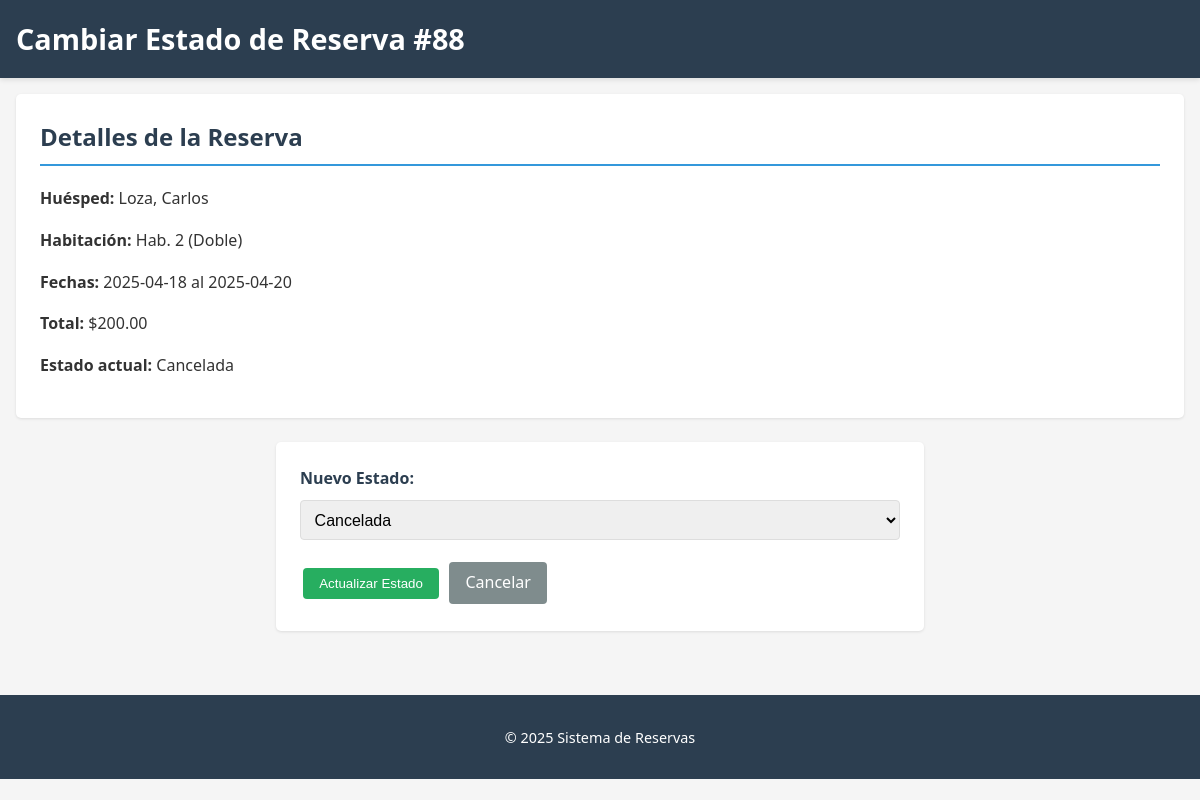
/reservas/cambiar_estado.php?id=88, run on the app's committed database.
### tables this page shows
CREATE TABLE `reservas` (
  `id_reserva` int(11) NOT NULL,
  `id_huesped` int(11) NOT NULL,
  `id_habitacion` int(11) NOT NULL,
  `fecha_entrada` date NOT NULL,
  `fecha_salida` date NOT NULL,
  `estado` enum('confirmada','cancelada','finalizada') DEFAULT 'confirmada',
  `total` decimal(10,2) DEFAULT NULL
);

CREATE TABLE `huespedes` (
  `id_huesped` int(11) NOT NULL,
  `nombre` varchar(100) NOT NULL,
  `apellido` varchar(100) NOT NULL,
  `documento` varchar(20) DEFAULT NULL,
  `nacionalidad` varchar(50) DEFAULT NULL,
  `telefono` varchar(15) DEFAULT NULL,
  `email` varchar(100) DEFAULT NULL
);

CREATE TABLE `habitaciones` (
  `id_habitacion` int(11) NOT NULL,
  `numero` varchar(10) DEFAULT NULL,
  `tipo` enum('individual','doble','suite') NOT NULL,
  `precio_noche` decimal(10,2) NOT NULL,
  `descripcion` text DEFAULT NULL,
  `estado` enum('disponible','ocupada','mantenimiento') DEFAULT 'disponible'
);

### reservas/cambiar_estado.php (the view, shortened to what this page needs)
<?php
require_once('../includes/conexion.php');
$id_reserva = intval($_GET['id']);
$query_reserva = "SELECT r.*, h.nombre AS nombre_huesped, h.apellido AS apellido_huesped,
                         ha.numero AS numero_habitacion, ha.tipo AS tipo_habitacion
                  FROM reservas r
                  JOIN huespedes h ON r.id_huesped = h.id_huesped
                  JOIN habitaciones ha ON r.id_habitacion = ha.id_habitacion
                  WHERE r.id_reserva = ?";
$stmt = mysqli_prepare($conexion, $query_reserva);
mysqli_stmt_bind_param($stmt, "i", $id_reserva);
mysqli_stmt_execute($stmt);
$resultado = mysqli_stmt_get_result($stmt);
$reserva = mysqli_fetch_assoc($resultado);
$estados_disponibles = [
    'confirmada' => 'Confirmada',
    'cancelada' => 'Cancelada',
    'finalizada' => 'Finalizada'
];
?>
<!DOCTYPE html>
<html lang="es">
<head>
    <link rel="stylesheet" href="../css/estilo.css">
</head>
<body>
    <header>
        <h1>Cambiar Estado de Reserva #<?= htmlspecialchars($reserva['id_reserva']) ?></h1>
    </header>
    <main>
        <div class="card reserva-info">
            <h2>Detalles de la Reserva</h2>
            <p><strong>Huésped:</strong> <?= htmlspecialchars($reserva['apellido_huesped'] . ', ' . $reserva['nombre_huesped']) ?></p>
            <p><strong>Habitación:</strong> Hab. <?= htmlspecialchars($reserva['numero_habitacion']) ?> (<?= ucfirst(htmlspecialchars($reserva['tipo_habitacion'])) ?>)</p>
            <p><strong>Fechas:</strong> <?= htmlspecialchars($reserva['fecha_entrada']) ?> al <?= htmlspecialchars($reserva['fecha_salida']) ?></p>
            <p><strong>Total:</strong> $<?= number_format($reserva['total'], 2) ?></p>
            <p><strong>Estado actual:</strong> <span class="estado-<?= htmlspecialchars($reserva['estado']) ?>"><?= ucfirst(htmlspecialchars($reserva['estado'])) ?></span></p>
        </div>
        <div class="form-container">
            <form method="POST">
                <div class="form-group">
                    <label for="estado">Nuevo Estado:</label>
                    <select name="estado" id="estado" class="form-control" required>
                        <?php foreach ($estados_disponibles as $valor => $texto): ?>
                            <option value="<?= htmlspecialchars($valor) ?>" <?= $reserva['estado'] == $valor ? 'selected' : '' ?>>
                                <?= htmlspecialchars($texto) ?>
                            </option>
                        <?php endforeach; ?>
                    </select>
                </div>
                <div class="form-actions">
                    <button type="submit" class="btn btn-agregar">Actualizar Estado</button>
                    <a href="listar.php" class="btn btn-volver">Cancelar</a>
                </div>
            </form>
        </div>
    </main>
    <footer>
        <p>&copy; 2025 Sistema de Reservas</p>
    </footer>
</body>
</html>

### css/estilo.css (style rules this page uses)
body { font-family: 'Segoe UI', Tahoma, Geneva, Verdana, sans-serif; line-height: 1.6; margin: 0; padding: 0; color: #333; background-color: #f5f5f5; }
header { background: #2c3e50; color: white; padding: 1rem 0; box-shadow: 0 2px 5px rgba(0,0,0,0.1); }
header h1 { margin: 0; padding: 0 1rem; font-size: 1.8rem; }
main { padding: 1rem; max-width: 1200px; margin: 0 auto; }
.btn { display: inline-block; padding: 0.5rem 1rem; margin: 0.2rem; text-decoration: none; border-radius: 4px; font-weight: 500; transition: all 0.3s; border: none; cursor: pointer; }
.btn-agregar { background: #27ae60; color: white; }
.btn-volver { background: #7f8c8d; color: white; }
.form-container { background: white; padding: 1.5rem; border-radius: 5px; box-shadow: 0 1px 3px rgba(0,0,0,0.1); max-width: 600px; margin: 1rem auto; }
.form-group { margin-bottom: 1.2rem; }
.form-group label { display: block; margin-bottom: 0.5rem; font-weight: 600; color: #2c3e50; }
.form-control { width: 100%; padding: 0.6rem; border: 1px solid #ddd; border-radius: 4px; font-size: 1rem; transition: border 0.3s; }
.card { background: white; border-radius: 5px; box-shadow: 0 1px 3px rgba(0,0,0,0.1); padding: 1.5rem; margin-bottom: 1.5rem; }
.card h2 { margin-top: 0; color: #2c3e50; border-bottom: 2px solid #3498db; padding-bottom: 0.5rem; }
footer { background: #2c3e50; color: white; text-align: center; padding: 1rem; margin-top: 2rem; font-size: 0.9rem; }

### data on the page
reservas: id_reserva "88", id_huesped.nombre "Loza, Carlos", id_habitacion.numero "2", id_habitacion.tipo "Doble", fecha_entrada "2025-04-18", fecha_salida "2025-04-20", total "200.00", estado "Cancelada"
